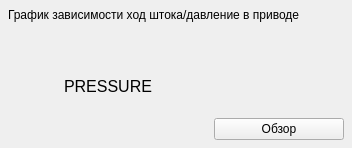
               <widget class="QFrame" name="frame_imageChartPressure_Section">
                <property name="maximumSize">
                 <size>
                  <width>450</width>
                  <height>16777215</height>
                 </size>
                </property>
                <property name="frameShape">
                 <enum>QFrame::Shape::NoFrame</enum>
                </property>
                <layout class="QGridLayout" name="gridLayout_16">
                 <property name="leftMargin">
                  <number>8</number>
                 </property>
                 <property name="topMargin">
                  <number>8</number>
                 </property>
                 <property name="rightMargin">
                  <number>8</number>
                 </property>
                 <property name="bottomMargin">
                  <number>8</number>
                 </property>
                 <property name="verticalSpacing">
                  <number>10</number>
                 </property>
                 <item row="0" column="0" colspan="2">
                  <widget class="QLabel" name="label_imageChartPressure_Title">
                   <property name="sizePolicy">
                    <sizepolicy hsizetype="Preferred" vsizetype="Maximum">
                     <horstretch>0</horstretch>
                     <verstretch>0</verstretch>
                    </sizepolicy>
                   </property>
                   <property name="text">
                    <string>График зависимости ход штока/давление в приводе</string>
                   </property>
                  </widget>
                 </item>
                 <item row="1" column="0">
                  <widget class="QLabel" name="label_imageChartPressure">
                   <property name="enabled">
                    <bool>true</bool>
                   </property>
                   <property name="sizePolicy">
                    <sizepolicy hsizetype="Preferred" vsizetype="Preferred">
                     <horstretch>0</horstretch>
                     <verstretch>0</verstretch>
                    </sizepolicy>
                   </property>
                   <property name="minimumSize">
                    <size>
                     <width>200</width>
                     <height>108</height>
                    </size>
                   </property>
                   <property name="maximumSize">
                    <size>
                     <width>16777215</width>
                     <height>16777215</height>
                    </size>
                   </property>
                   <property name="font">
                    <font>
                     <pointsize>12</pointsize>
                    </font>
                   </property>
                   <property name="text">
                    <string>PRESSURE</string>
                   </property>
                   <property name="scaledContents">
                    <bool>true</bool>
                   </property>
                   <property name="alignment">
                    <set>Qt::AlignmentFlag::AlignCenter</set>
                   </property>
                   <property name="wordWrap">
                    <bool>true</bool>
                   </property>
                  </widget>
                 </item>
                 <item row="1" column="1">
                  <layout class="QVBoxLayout" name="verticalLayout_imageChartTask_3">
                   <item>
                    <spacer name="verticalSpacer_imageChartTask_3">
                     <property name="orientation">
                      <enum>Qt::Orientation::Vertical</enum>
                     </property>
                     <property name="sizeHint" stdset="0">
                      <size>
                       <width>20</width>
                       <height>40</height>
                      </size>
                     </property>
                    </spacer>
                   </item>
                   <item>
                    <widget class="QPushButton" name="pushButton_imageChartPressure">
                     <property name="sizePolicy">
                      <sizepolicy hsizetype="Preferred" vsizetype="Maximum">
                       <horstretch>0</horstretch>
                       <verstretch>0</verstretch>
                      </sizepolicy>
                     </property>
                     <property name="minimumSize">
                      <size>
                       <width>130</width>
                       <height>0</height>
                      </size>
                     </property>
                     <property name="text">
                      <string>Обзор</string>
                     </property>
                    </widget>
                   </item>
                  </layout>
                 </item>
                </layout>
               </widget>
